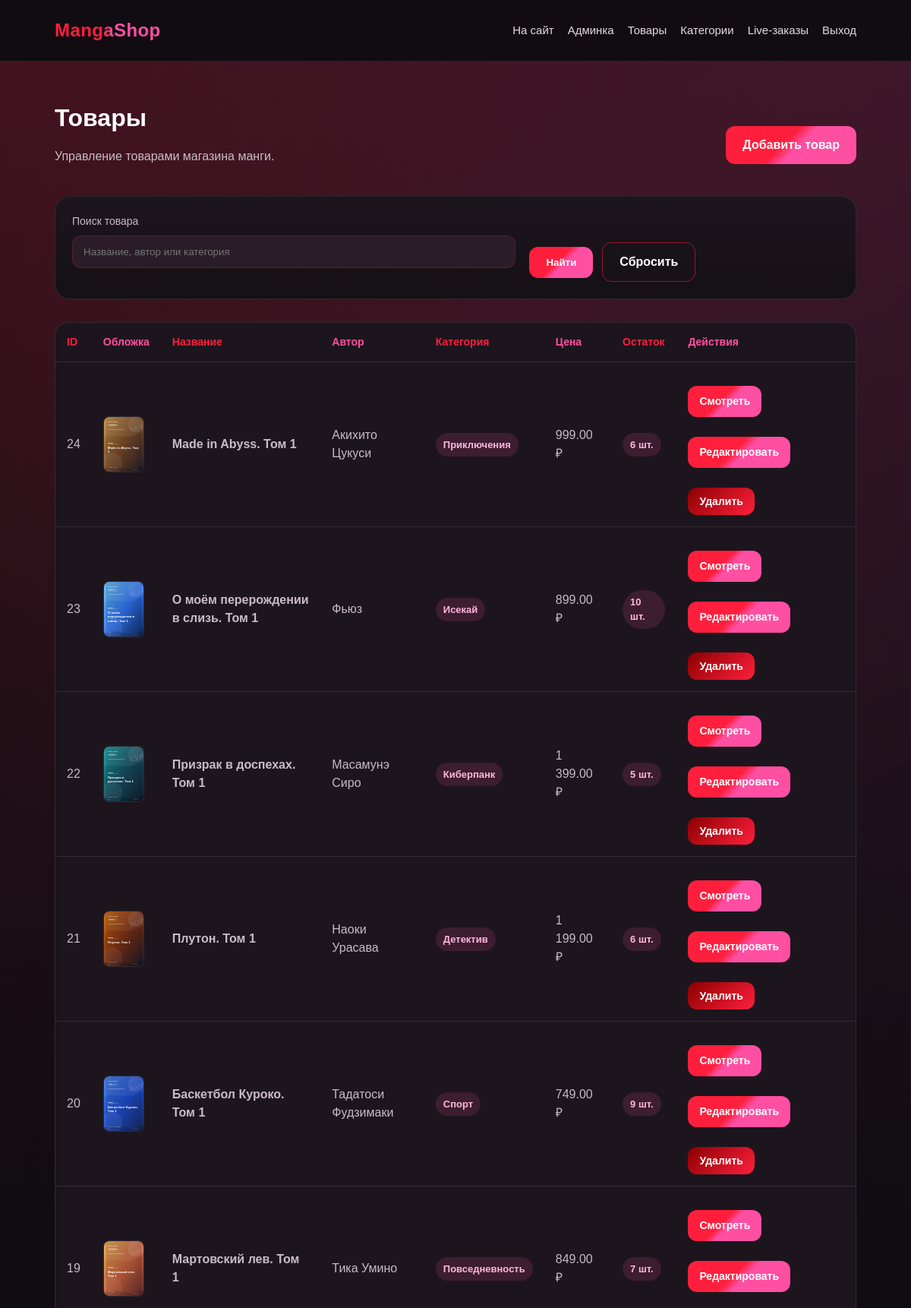
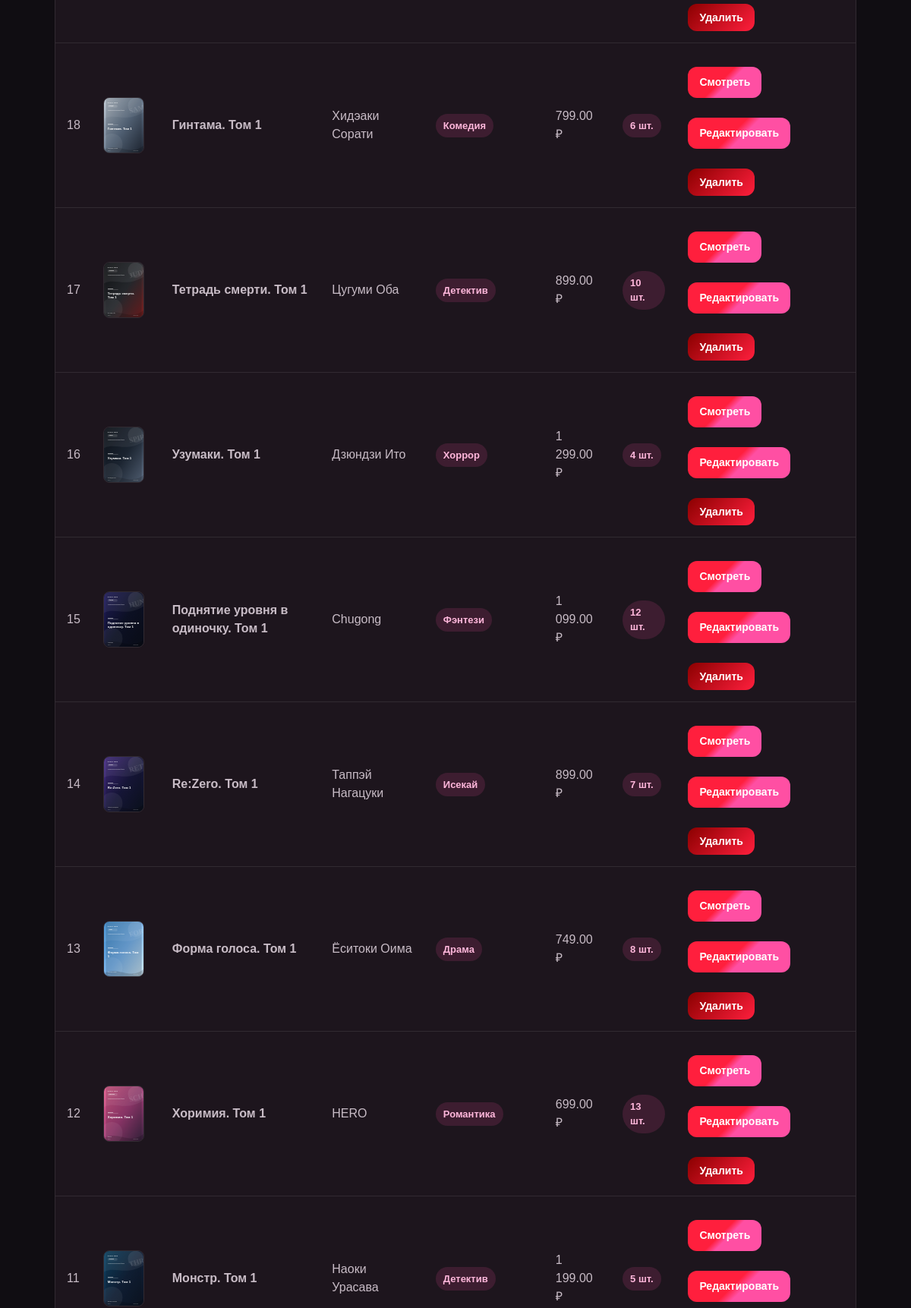
/admin/products.php (signed in, upper part), run on the app's committed database (2 pictures, top to bottom).
### tables this page shows
CREATE TABLE `products` (
  `id` int(11) NOT NULL,
  `category_id` int(11) NOT NULL,
  `title` varchar(200) NOT NULL,
  `author` varchar(150) DEFAULT NULL,
  `description` text,
  `price` decimal(10,2) NOT NULL,
  `image` varchar(255) DEFAULT NULL,
  `stock` int(11) NOT NULL DEFAULT '0',
  `created_at` timestamp NULL DEFAULT CURRENT_TIMESTAMP
);

CREATE TABLE `categories` (
  `id` int(11) NOT NULL,
  `title` varchar(150) NOT NULL,
  `description` text
);

### includes/auth.php (called while the page is built, shortened)
<?php
function e($value)
{
    return htmlspecialchars($value, ENT_QUOTES, 'UTF-8');
}
function product_image_url($filename)
{
    $filename = trim((string)$filename);
    $path = __DIR__ . '/../uploads/products/' . $filename;
    return '/uploads/products/' . rawurlencode($filename);
}

### admin/products.php (the view, shortened to what this page needs)
<?php
require_once __DIR__ . '/../includes/db.php';
require_once __DIR__ . '/../includes/auth.php';
$search = isset($_GET['search']) ? trim($_GET['search']) : '';
$sql = "
    SELECT products.*, categories.title AS category_title
    FROM products
    INNER JOIN categories ON products.category_id = categories.id
    WHERE 1
";
$params = array();
$sql .= " ORDER BY products.id DESC";
$stmt = $pdo->prepare($sql);
$stmt->execute($params);
$products = $stmt->fetchAll();
?>
<?php require_once __DIR__ . '/../includes/header.php'; ?>
<main class="container">
    <div class="page-title">
        <div>
            <h1>Товары</h1>
            <p class="page-subtitle">Управление товарами магазина манги.</p>
        </div>
        <a href="/admin/product_edit.php" class="btn">Добавить товар</a>
    </div>
    <form class="catalog-filter" method="get">
        <div class="form-group">
            <label>Поиск товара</label>
            <input
                class="form-control"
                type="text"
                name="search"
                placeholder="Название, автор или категория"
                value="<?php echo e($search); ?>"
            >
        </div>
        <div class="filter-actions">
            <button class="btn" type="submit">Найти</button>
            <a href="/admin/products.php" class="btn btn-secondary">Сбросить</a>
        </div>
    </form>
    <?php if (count($products) > 0): ?>
        <div class="table-wrap">
            <table class="table">
                <thead>
                    <tr>
                        <th>ID</th>
                        <th>Обложка</th>
                        <th>Название</th>
                        <th>Автор</th>
                        <th>Категория</th>
                        <th>Цена</th>
                        <th>Остаток</th>
                        <th>Действия</th>
                    </tr>
                </thead>
                <tbody>
                    <?php foreach ($products as $product): ?>
                        <?php $imageUrl = product_image_url($product['image']); ?>
                        <tr>
                            <td><?php echo (int)$product['id']; ?></td>
                            <td>
                                <?php if ($imageUrl): ?>
                                    <img
                                        class="admin-thumb"
                                        src="<?php echo e($imageUrl); ?>"
                                        alt="<?php echo e($product['title']); ?>"
                                    >
                                <?php else: ?>
                                    <span class="badge red">Нет</span>
                                <?php endif; ?>
                            </td>
                            <td>
                                <strong><?php echo e($product['title']); ?></strong>
                            </td>
                            <td>
                                <?php echo !empty($product['author']) ? e($product['author']) : '—'; ?>
                            </td>
                            <td>
                                <span class="badge pink">
                                    <?php echo e($product['category_title']); ?>
                                </span>
                            </td>
                            <td>
                                <?php echo number_format($product['price'], 2, '.', ' '); ?> ₽
                            </td>
                            <td>
                                <?php if ($product['stock'] > 0): ?>
                                    <span class="badge pink">
                                        <?php echo (int)$product['stock']; ?> шт.
                                    </span>
                                <?php else: ?>
                                    <span class="badge red">Нет</span>
                                <?php endif; ?>
                            </td>
                            <td>
                                <div class="actions">
                                    <a
                                        class="btn small"
                                        href="/product.php?id=<?php echo (int)$product['id']; ?>"
                                        target="_blank"
                                    >
                                        Смотреть
                                    </a>
                                    <a
                                        class="btn small"
                                        href="/admin/product_edit.php?id=<?php echo (int)$product['id']; ?>"
                                    >
                                        Редактировать
                                    </a>
                                    <form
                                        method="post"
                                        action="/admin/product_delete.php"
                                        onsubmit="return confirm('Удалить товар?');"
                                    >
                                        <button class="btn small btn-danger" type="submit">Удалить</button>
                                    </form>
                                </div>
                            </td>
                        </tr>
                    <?php endforeach; ?>
                </tbody>
            </table>
        </div>
    <?php else: ?>
        <div class="empty">
            Товары не найдены.
        </div>
    <?php endif; ?>
</main>
<?php require_once __DIR__ . '/../includes/footer.php'; ?>

### assets/css/style.css (style rules this page uses)
:root { --bg: #100d12; --bg-soft: #18111a; --card: #1d151d; --card-light: #2a1d29; --red: #ff1f3d; --red-dark: #b00020; --pink: #ff4fa3; --pink-dark: #c2185b; --text: #ffffff; --muted: #c8bcc6; --border: rgba(255, 255, 255, 0.09); --shadow: rgba(0, 0, 0, 0.38); }
* { box-sizing: border-box; }
html { scroll-behavior: smooth; }
body { margin: 0; font-family: Arial, sans-serif; line-height: 1.5; background: radial-gradient(circle at top left, rgba(255, 31, 61, 0.18), transparent 28%), radial-gradient(circle at top right, rgba(255, 79, 163, 0.16), transparent 28%), radial-gradient(circle at bottom left, rgba(176, 0, 32, 0.18), transparent 30%), radial-gradient(circle at bottom right, rgba(194, 24, 91, 0.16), transparent 30%), var(--bg); color: var(--text); min-height: 100vh; }
a { color: inherit; text-decoration: none; }
img { max-width: 100%; display: block; }
button, input, textarea, select { font-family: inherit; }
.container { padding: 50px 6%; }
.container h1, .container h2 { margin-top: 0; }
.btn { display: inline-block; margin-top: 16px; padding: 13px 22px; background: linear-gradient(135deg, var(--red) 0%, var(--red) 45%, var(--pink) 55%, var(--pink) 100%); border-radius: 12px; color: white; font-weight: 700; border: none; cursor: pointer; transition: 0.25s; text-align: center; }
.btn.small { padding: 10px 15px; font-size: 14px; }
.form-group { margin-bottom: 18px; }
.form-group label { display: block; margin-bottom: 8px; color: var(--muted); font-size: 14px; }
.form-control { width: 100%; padding: 13px 14px; border-radius: 12px; border: 1px solid rgba(255, 31, 61, 0.22); background: var(--card-light); color: var(--text); outline: none; transition: 0.2s; }
.table-wrap { overflow-x: auto; background: var(--card); border: 1px solid var(--border); border-radius: 18px; }
.table { width: 100%; border-collapse: collapse; min-width: 760px; }
.table th, .table td { padding: 15px; border-bottom: 1px solid var(--border); text-align: left; }
.table th { color: var(--red); font-size: 14px; }
.table th:nth-child(even) { color: var(--pink); }
.table td { color: var(--muted); }
.actions { display: flex; gap: 10px; flex-wrap: wrap; }
.badge { display: inline-block; padding: 6px 10px; border-radius: 999px; background: rgba(255, 31, 61, 0.14); color: #ff9ba8; font-size: 13px; font-weight: 700; }
.badge.pink { background: rgba(255, 79, 163, 0.14); color: #ffb7db; }
.page-title { display: flex; justify-content: space-between; gap: 16px; align-items: center; margin-bottom: 24px; }
.page-title > div { min-width: 0; max-width: 100%; }
.page-subtitle { color: var(--muted); margin-top: -6px; line-height: 1.5; }
.catalog-filter { display: grid; grid-template-columns: minmax(0, 1.5fr) minmax(0, 1fr) auto; gap: 18px; align-items: end; background: linear-gradient(180deg, var(--card), #151016); border: 1px solid var(--border); border-radius: 20px; padding: 22px; margin-bottom: 30px; }
.filter-actions { display: flex; gap: 12px; align-items: center; }
.btn-secondary { background: transparent; border: 1px solid rgba(255, 31, 61, 0.55); color: #ffffff; }
.btn-danger { background: linear-gradient(135deg, #8b0000, var(--red)); }
.admin-thumb { width: 54px; height: 74px; object-fit: cover; border-radius: 8px; border: 1px solid var(--border); }

### data on the page
products: id "24", image (picture), title "Made in Abyss. Том 1", author "Акихито Цукуси", category.title "Приключения", price "999.00", stock "6"
products: id "23", image (picture), title "О моём перерождении в слизь. Том 1", author "Фьюз", category.title "Исекай", price "899.00", stock "10"
products: id "22", image (picture), title "Призрак в доспехах. Том 1", author "Масамунэ Сиро", category.title "Киберпанк", price "1 399.00", stock "5"
products: id "21", image (picture), title "Плутон. Том 1", author "Наоки Урасава", category.title "Детектив", price "1 199.00", stock "6"
products: id "20", image (picture), title "Баскетбол Куроко. Том 1", author "Тадатоси Фудзимаки", category.title "Спорт", price "749.00", stock "9"
products: id "19", image (picture), title "Мартовский лев. Том 1", author "Тика Умино", category.title "Повседневность", price "849.00", stock "7"
products: id "18", image (picture), title "Гинтама. Том 1", author "Хидэаки Сорати", category.title "Комедия", price "799.00", stock "6"
products: id "17", image (picture), title "Тетрадь смерти. Том 1", author "Цугуми Оба", category.title "Детектив", price "899.00", stock "10"
products: id "16", image (picture), title "Узумаки. Том 1", author "Дзюндзи Ито", category.title "Хоррор", price "1 299.00", stock "4"
products: id "15", image (picture), title "Поднятие уровня в одиночку. Том 1", author "Chugong", category.title "Фэнтези", price "1 099.00", stock "12"
products: id "14", image (picture), title "Re:Zero. Том 1", author "Таппэй Нагацуки", category.title "Исекай", price "899.00", stock "7"
products: id "13", image (picture), title "Форма голоса. Том 1", author "Ёситоки Оима", category.title "Драма", price "749.00", stock "8"
products: id "12", image (picture), title "Хоримия. Том 1", author "HERO", category.title "Романтика", price "699.00", stock "13"
products: id "11", image (picture), title "Монстр. Том 1", author "Наоки Урасава", category.title "Детектив", price "1 199.00", stock "5"

### other printed values
$link['label'] "На сайт"
$link['label'] "Админка"
$link['label'] "Товары"
$link['label'] "Категории"
$link['label'] "Live-заказы"
$link['label'] "Выход"
